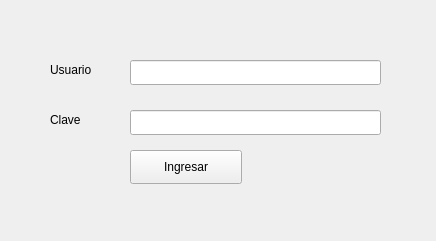
<?xml version="1.0" encoding="UTF-8"?>
<ui version="4.0">
 <class>Acceso</class>
 <widget class="QWidget" name="Acceso">
  <property name="geometry">
   <rect>
    <x>0</x>
    <y>0</y>
    <width>436</width>
    <height>241</height>
   </rect>
  </property>
  <property name="windowTitle">
   <string>Acceso</string>
  </property>
  <widget class="QLabel" name="Usuario">
   <property name="geometry">
    <rect>
     <x>50</x>
     <y>60</y>
     <width>69</width>
     <height>20</height>
    </rect>
   </property>
   <property name="text">
    <string>Usuario</string>
   </property>
  </widget>
  <widget class="QLabel" name="Clave">
   <property name="geometry">
    <rect>
     <x>50</x>
     <y>110</y>
     <width>69</width>
     <height>20</height>
    </rect>
   </property>
   <property name="text">
    <string>Clave</string>
   </property>
  </widget>
  <widget class="QPushButton" name="pushButton">
   <property name="geometry">
    <rect>
     <x>130</x>
     <y>150</y>
     <width>112</width>
     <height>34</height>
    </rect>
   </property>
   <property name="focusPolicy">
    <enum>Qt::StrongFocus</enum>
   </property>
   <property name="text">
    <string>Ingresar</string>
   </property>
  </widget>
  <widget class="QLineEdit" name="leUsuario">
   <property name="geometry">
    <rect>
     <x>130</x>
     <y>60</y>
     <width>251</width>
     <height>25</height>
    </rect>
   </property>
  </widget>
  <widget class="QLineEdit" name="leclave">
   <property name="geometry">
    <rect>
     <x>130</x>
     <y>110</y>
     <width>251</width>
     <height>25</height>
    </rect>
   </property>
   <property name="echoMode">
    <enum>QLineEdit::Password</enum>
   </property>
  </widget>
 </widget>
 <resources/>
 <connections/>
</ui>
